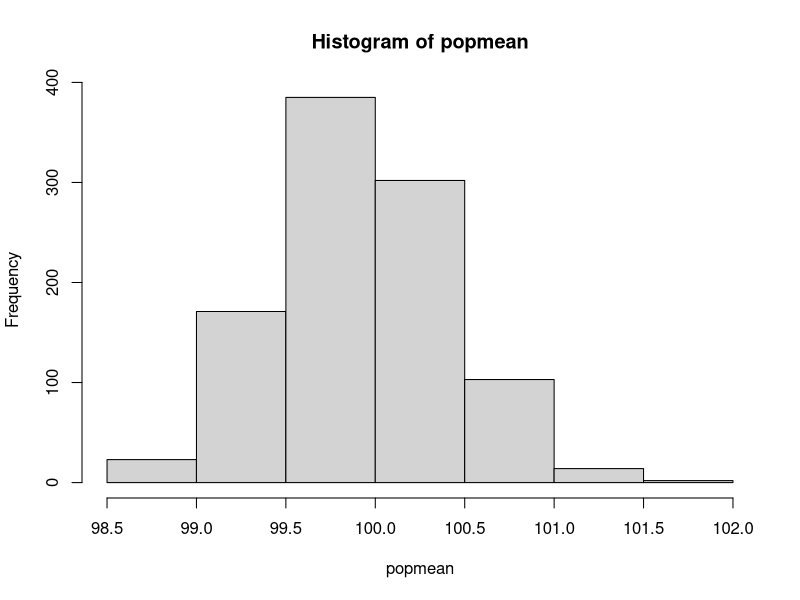
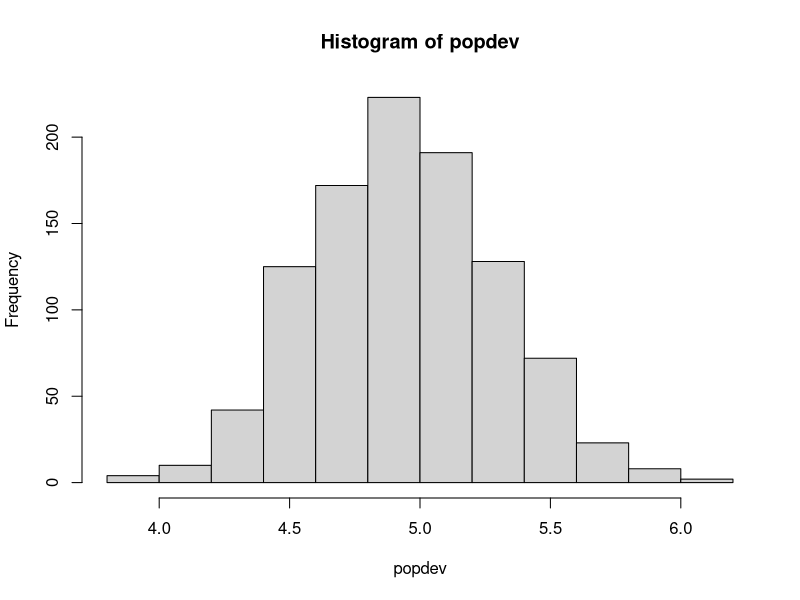

Here is the R script that generated these plots, in order:
population <- rnorm(1e6,100,5)
popmean <-{}
popdev <-{}
for (i in 1:1000) {
  RandomPickUp<-sample(1:1e6,100)
  popmean[i] <- round(mean(population[c(RandomPickUp)]),1)
  popdev[i] <- round(sd(population[c(RandomPickUp)]),1)
}
hist(popmean)
hist(popdev)